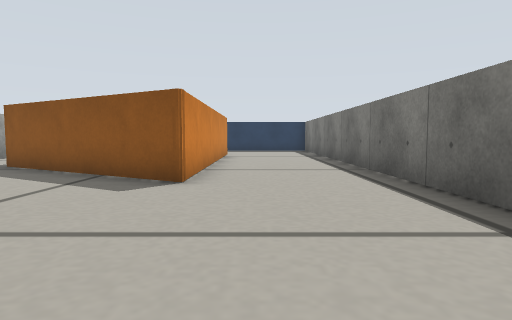
[1] (above)

13 first-person views from a walk through a Gazebo world. The camera is 0.15 m above the floor, tilts 4° down and sees 75° across. The floor is counted in squares, 0.2 m on a side. Each view is taken from the middle of a square. On the plan, view 1 faces up. The plan holds only what a view shows up to about 11 squares ahead; the rest is blank.

[2]
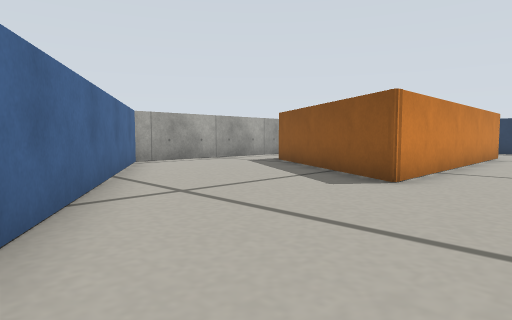

[3]
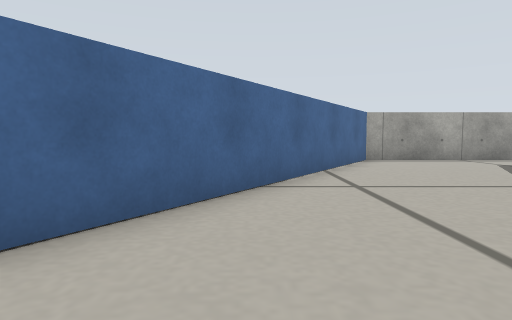

[4]
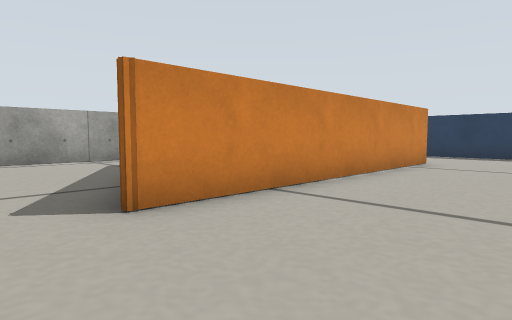

[5]
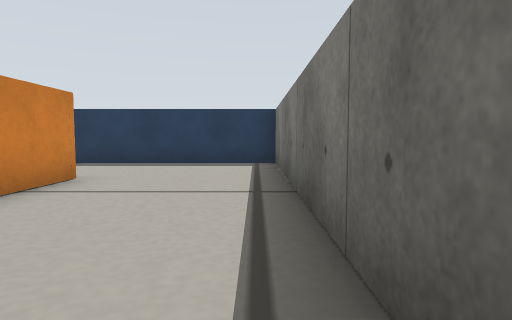

[6]
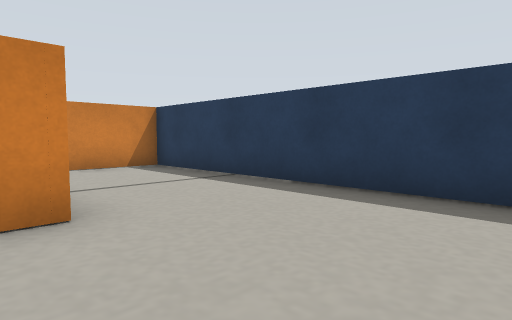

[7]
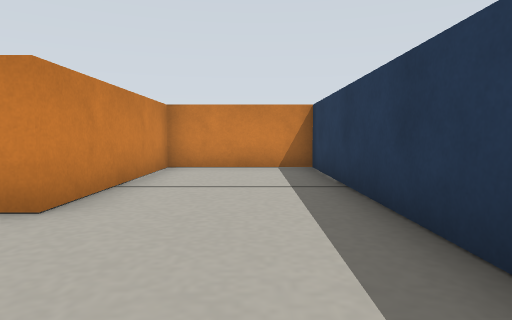

[8]
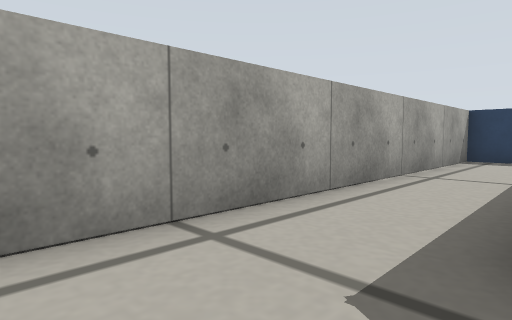

[9]
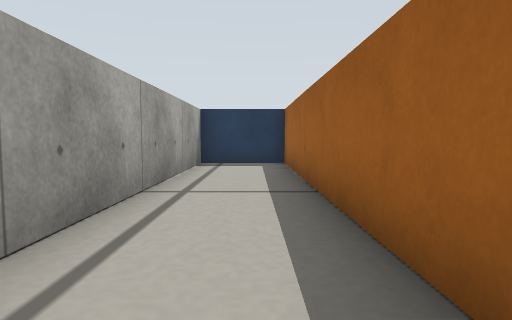

[10]
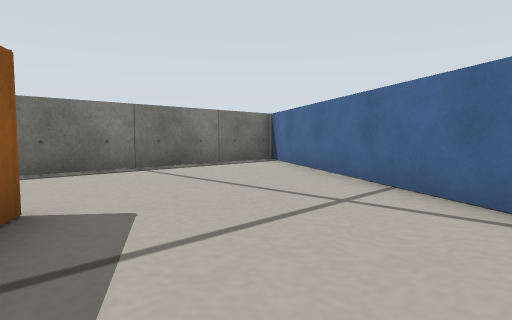

[11]
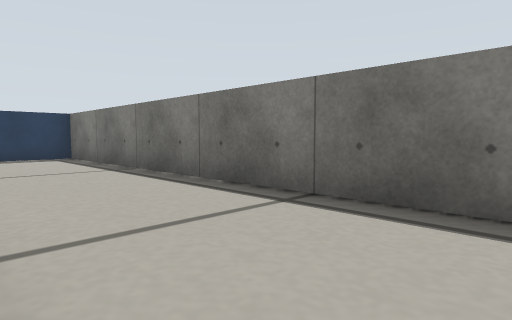

[12]
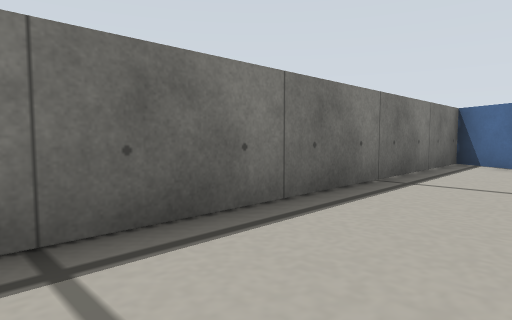

[13]
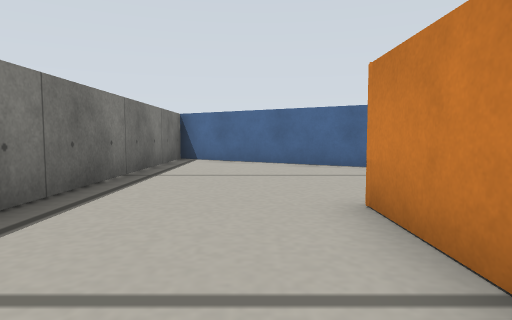

### Floor plan
Points are (right, up) in squares from view 1. A wall is a line through its corners. A room is listed if a view was taken in it or the views show most of it. See-through windows are left out.
Room 1 (views 1, 2, 3, 4, 5, 6, 7, 8, 9, 10, 11, 12, 13)
walls: (-6.1, 9) (-6.2, 17.3); (2.5, 17.4) (-8.5, 17.4) (-8.5, 4.5) (2.5, -2.3) (2.5, 17.4); (-6, 17.4) (-6, 13.9) (-1.2, 13.9) (-1.2, 5.3) (-6.1, 8.2)

Positions as (right, up) in squares from view 1, and headings:
1: (0, 0), facing up
2: (1, 0), facing up-left
3: (2, 1), facing left
4: (2, 4), facing up-left
5: (2, 8), facing up
6: (2, 13), facing up-left
7: (2, 16), facing left
8: (-6, 6), facing up-left
9: (-7, 8), facing up
10: (-5, 6), facing down-right
11: (-1, 5), facing up-right
12: (0, 8), facing down-right
13: (0, 9), facing down
